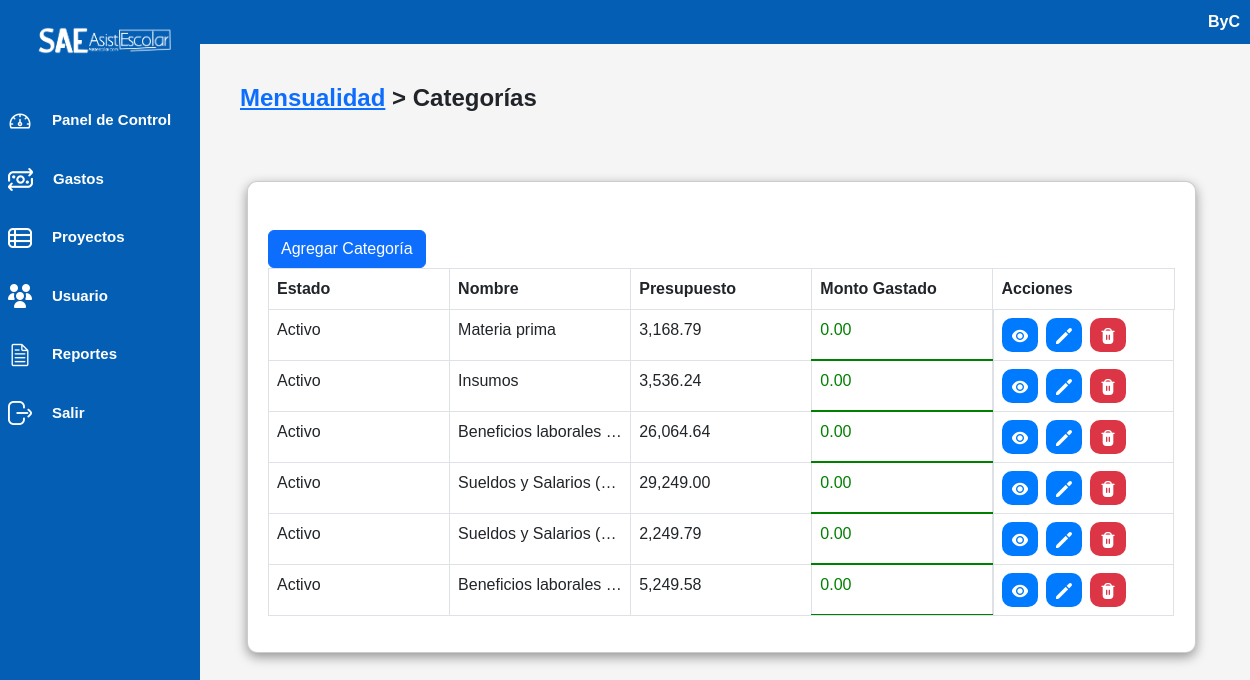
Page /controlador/categoria_controlador.php?idProyecto=1 (signed in) on the earlier database version.
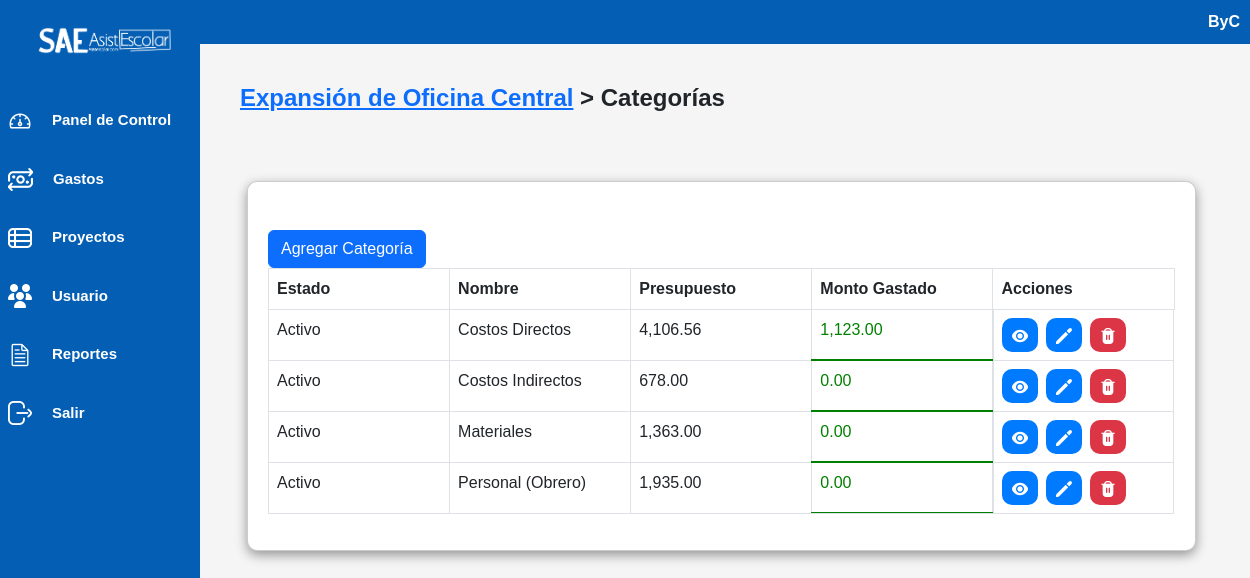
Same page on the later database version.
### tables this page shows
CREATE TABLE `proyecto` (
  `ID_Proyecto` int(11) NOT NULL,
  `Nombre` varchar(50) NOT NULL,
  `Descripcion` varchar(100) NOT NULL,
  `Estado` tinyint(1) NOT NULL DEFAULT 1
);

CREATE TABLE `categoria` (
  `ID_Categoria` int(11) NOT NULL,
  `Nombre` varchar(50) NOT NULL,
  `Estado` tinyint(1) NOT NULL DEFAULT 1
);

### controlador/categoria_controlador.php (called while the page is built, shortened)
<?php
    require_once("../modelo/categoria_modelo.php");
    $objCategoria = new Categoria();
    if (isset($_GET['idProyecto'])) {
        $idProyecto = $_GET['idProyecto'];
        $objCategoria->setID_Proyecto($idProyecto);
        $proyecto = $objCategoria->buscarProyectoNombreId();
    }
    $data = $objCategoria->buscarCategoriaPorIDProyecto($idProyecto);
    $categorias = isset($data['categorias']) ? $data['categorias'] : [];
    $estadoProyecto = isset($data['estado_proyecto']) ? $data['estado_proyecto'] : null;
    $dataAux = $objCategoria->buscarPresupuestoPorIDProyecto();
    $dataPresupuesto = array(); foreach($dataAux as $c ){ $dataPresupuesto[ $c['id_categoria'] ][] = $c['monto_presupuesto']; }
    $dataAux = $objCategoria->obtenerListaGastos();
    $dataGasto = array(); foreach($dataAux as $c ){ $dataGasto[ $c['ID_Categoria'] ][] = $c['Monto_Gasto']; }
    require_once("../vista/categoria_vista.php");

### modelo/conexionPDO.php (called while the page is built, shortened)
<?php
    class Conexion {
        private $conexion;
        function __construct(){
            $servidor="localhost";
            $usuarioBD="root";
            $claveBD="";
            $bd="fiscor";
            try {
                $this->conexion=new PDO("mysql:host=$servidor;dbname=$bd",$usuarioBD,$claveBD);
                $this->conexion->setAttribute(PDO::ATTR_ERRMODE,PDO::ERRMODE_EXCEPTION);
            }
            catch(PDOException $fallo){
                die ("La conexion ha fallado.".$fallo->getMessage());
            }
        }
        public function conectar(){
            return $this->conexion;
        }
    }
?>

### modelo/categoria_modelo.php (called while the page is built, shortened)
<?php
    require_once("../modelo/conexionPDO.php");
    class Categoria extends Conexion {
        private $ID_Proyecto;
        private $conexion;
        public function __construct() {
            $this->conexion = new Conexion();
            $this->conexion = $this->conexion->conectar();
        }
        public function setID_Proyecto($ID_Proyecto) {
            $this->ID_Proyecto = $ID_Proyecto;
        }
        public function buscarProyectoNombreId(){
            $res = array();
            $registro="SELECT Nombre
                       from proyecto
                       where ID_Proyecto ='".$this->ID_Proyecto."' LIMIT 1";
            $preparado = $this->conexion->prepare($registro);
            $preparado->execute();
            $datos = $preparado->fetch(PDO::FETCH_ASSOC);
            if( $datos) {
                $res['Nombre'] = $datos['Nombre'];
            }
            return $res;
        }
        public function buscarCategoriaPorIDProyecto($ID_Proyecto) {
            $sqlEstado = "SELECT Estado
                          FROM proyecto
                          WHERE ID_Proyecto = :ID_Proyecto";
            $stmt = $this->conexion->prepare($sqlEstado);
            $stmt->bindParam(':ID_Proyecto', $ID_Proyecto, PDO::PARAM_INT);
            $stmt->execute();
            $estadoProyecto = $stmt->fetchColumn();
            $sqlCategorias = "SELECT DISTINCT c.*
                              FROM categoria c
                              INNER JOIN item i ON c.ID_Categoria = i.id_categoria
                              INNER JOIN presupuesto p ON i.id_item = p.id_item
                              WHERE p.id_proyecto = :ID_Proyecto";
            $stmt = $this->conexion->prepare($sqlCategorias);
            $stmt->bindParam(':ID_Proyecto', $ID_Proyecto, PDO::PARAM_INT);
            $stmt->execute();
            $categorias = $stmt->fetchAll(PDO::FETCH_ASSOC);
            return array('categorias' => $categorias, 'estado_proyecto' => $estadoProyecto);
        }
        public function buscarPresupuestoPorIDProyecto() {
            try {
                $sql = "SELECT item.id_item, item.id_categoria, presupuesto.id_proyecto, presupuesto.monto_presupuesto
                        FROM item, presupuesto
                        WHERE presupuesto.id_proyecto = :ID_Proyecto && item.id_item = presupuesto.id_item";
                $stmt = $this->conexion->prepare($sql);
                $stmt->bindParam(':ID_Proyecto', $this->ID_Proyecto);
                $stmt->execute();
                return $stmt->fetchAll(PDO::FETCH_ASSOC);
            } catch (PDOException $e) {
                error_log("Error al buscar todos los Proyectos: " . $e->getMessage(), 0);
                return array();
            }
        }
        public function obtenerListaGastos() {
            try {
                $sql = "SELECT item.id_item, item.ID_Categoria, gasto.Monto_Gasto FROM item, gasto WHERE gasto.ID_Proyecto = :ID_Proyecto && item.id_item = gasto.ID_Item";
                $stmt = $this->conexion->prepare($sql);
                $stmt->bindParam(':ID_Proyecto', $this->ID_Proyecto);
                $stmt->execute();
                return $stmt->fetchAll(PDO::FETCH_ASSOC);
            } catch (PDOException $e) {
                error_log("Error al buscar todos los Proyectos: " . $e->getMessage(), 0);
                return array();
            }
        }
    }
?>

### vista/categoria_vista.php (the view, shortened to what the changed rows need)
<?php
$idProyecto = isset($_GET['idProyecto']) ? $_GET['idProyecto'] : 0;
if (isset($estadoProyecto) && $estadoProyecto == 2) {
    $ocultarBotones = true;
} else {
    $ocultarBotones = false;
}
?>
<!DOCTYPE html>
<html lang="es">
<head>
    <link rel="stylesheet" href="../vista/css/bootstrap.min.css">
    <link rel="stylesheet" href="../vista/css/dataTables.bootstrap5.css">
    <link rel="stylesheet" type="text/css" href="../vista/css/estilosinicio.css">
</head>
<body>
    <div class="contenedor" >
        <div class="contenido">
            <h1> <a href="proyecto_controlador.php"><?php echo $proyecto['Nombre'] ?></a> > Categorías</h1>
        </div>
    </div>
    <div class="container">
        <div class="contenedor-categoria px-6 pt-5">
            <div id="tabla_div">
                <div class="row">
                    <div class="table-container">
                        <table id="tabla" class="table table-bordered table-responsive" style="width:100%">
                            <thead>
                                <tr>
                                    <th>Estado</th>
                                    <th>Nombre</th>
                                    <th>Presupuesto</th>
                                    <th>Monto Gastado</th>
                                    <th>Acciones</th>
                                </tr>
                            </thead>
                            <tbody>
                            <?php
                                if (is_array($categorias) && is_array($categorias)) {
                                    foreach ($categorias as $row) {
                                        if (is_array($row)) {
                                            $row['monto_presupuesto'] = 0.00;
                                            if (isset($dataPresupuesto[$row['ID_Categoria']])) {
                                                $row['monto_presupuesto'] = array_sum($dataPresupuesto[$row['ID_Categoria']]);
                                            }
                                            $row['monto_gastado'] = 0.00;
                                            if (isset($dataGasto[$row['ID_Categoria']])) {
                                                $row['monto_gastado'] = array_sum($dataGasto[$row['ID_Categoria']]);
                                            }
                                            $borderStyle = ($row['monto_gastado'] > $row['monto_presupuesto'])
                                                ? 'border-bottom: 2px solid red; color: red;'
                                                : 'border-bottom: 2px solid green; color: green;';
                                            $estado = ($row['Estado'] == 1) ? 'Activo' : 'Inactivo';
                                            echo "<tr>";
                                            echo "<td>" . htmlspecialchars($estado, ENT_QUOTES, 'UTF-8') . "</td>";
                                            echo "<td>" . htmlspecialchars($row['Nombre'], ENT_QUOTES, 'UTF-8') . "</td>";
                                            echo "<td>" . number_format($row['monto_presupuesto'], 2) . "</td>";
                                            echo "<td style='$borderStyle'>" . number_format($row['monto_gastado'], 2) . "</td>";
                                            echo "<td class='d-flex justify-content'>
                                                <a href='../controlador/item_controlador.php?idCategoria=" . $row['ID_Categoria'] . "&idProyecto=" . $idProyecto . "' class='btn-azul me-2'><img src='../vista/img/ojo.png' alt='ojo'></a>";
                                                if (!$ocultarBotones) {
                                                    echo " <a onClick='buscarCategoria(this)' class='btn-azul me-2' data-id='" . $row['ID_Categoria'] . "' data-nombre='" . $row['Nombre'] . "' data-estado='" . $row['Estado'] . "'><img src='../vista/img/editar.png' alt='editar'></a>
                                                        <a href='?eliminarId=" . $row['ID_Categoria'] . "&idProyecto=" . $idProyecto . "' class='btn-rojo'><img src='../vista/img/eliminar.png' alt='eliminar'></a>";
                                                } else {
                                                    echo "<span class='text-muted'> Proyecto finalizado</span>";
                                                }
                                            echo "</td>";
                                            echo "</tr>";
                                        } else {
                                            echo "<tr><td colspan='3'>Dato incorrecto en la fila.</td></tr>";
                                        }
                                    }
                                } else {
                                    echo "<tr><td colspan='3'>No hay datos disponibles.</td></tr>";
                                }
                            ?>
                            </tbody>
                        </table>
                    </div>
                </div>
            </div>
        </div>
    </div>
</body>
</html>

Differences in the rows shown:
no longer on this page (row edited): categoria: Estado "Activo", Nombre "Beneficios laborales…", monto_presupuesto "26,064.64", monto_gastado "0.00"
no longer on this page (row edited): categoria: Estado "Activo", Nombre "Beneficios laborales…", monto_presupuesto "5,249.58", monto_gastado "0.00"
changed proyecto: Nombre "Mensualidad" → "Expansión de Oficina Central"
changed categoria: Nombre "Materia prima" → "Costos Directos"; monto_presupuesto "3,168.79" → "4,106.56"; monto_gastado "0.00" → "1,123.00"
changed categoria: Nombre "Insumos" → "Costos Indirectos"; monto_presupuesto "3,536.24" → "678.00"
changed categoria: Nombre "Sueldos y Salarios (…" → "Materiales"; monto_presupuesto "2,249.79" → "1,363.00"; moves up the list
changed categoria: Nombre "Sueldos y Salarios (…" → "Personal (Obrero)"; monto_presupuesto "29,249.00" → "1,935.00"
